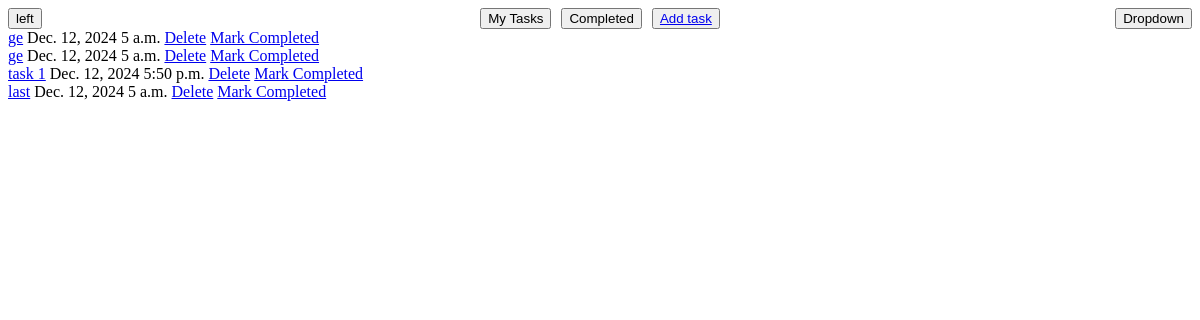
The app's page / (signed in) with its own data.
### Task/models.py (models this page shows)
class Task(models.Model):
    user=models.ForeignKey(User,on_delete=models.CASCADE)
    name=models.CharField(max_length=250)
    deadline=models.DateField(null=True,blank=True)
    time=models.TimeField(null=True,blank=True)
    completed=models.BooleanField(default=False)
    def __str__(self):
        return self.name

### Task/views.py (the view)
# urls.py: path('',views.home,name="home"),
def home(request):
    if request.user.is_authenticated:
        tasks=Task.objects.filter(user=request.user)
    else:
        tasks=None
    return render(request,"ToDo/home.html",{"tasks":tasks})

### templates/ToDo/home.html (shortened to what this page needs)
<html lang="en">
{% load static %}
<head>
    <link rel="stylesheet" href="{% static 'home.css' %}">
</head>
<body>
    <nav>
        <div id="navleft">
            <button>left</button>
        </div>
        <div id="navmid">
            <button id="mytasks" onclick="mytasks()">My Tasks</button>
            <button id="completed" onclick="completedtasks()">Completed</button>
            <button><a href="{% url 'Task:addtask' %}">Add task</a></button>
        </div>
        <div id="navright">
            <div id="dropdown">
                <button id="profile">Dropdown</button>
            </div>
        </div>
    </nav>
    <main id="main">
        <div id="tasks">
            {% if user.is_authenticated%}
                {% for task in tasks%}
                    {% if task.completed == False%} <a href="/update/{{task.id}}">{{task}}</a> {{task.deadline}} {{task.time}} <a href="/delete/{{task.id}}">Delete</a> <a href="/completed/{{task.id}}">Mark Completed</a> <br>
                    {%endif%}
                {%endfor%}
            {%endif%}
        </div>
    </main>
</body>
</html>

### static/home.css (style rules this page uses)
nav { display: grid; grid-template-columns: 20% 60% 20%; }
#navright { display: grid; justify-content: end; }
#navmid { display: grid; grid-template-columns: auto auto auto; justify-content: center; column-gap: 10px; }
#dropdown { position: relative; display: inline-block; }

### records on screen
Task: name "ge", deadline "Dec. 12, 2024", time "5 a.m."
Task: name "ge", deadline "Dec. 12, 2024", time "5 a.m."
Task: name "task 1", deadline "Dec. 12, 2024", time "5:50 p.m."
Task: name "last", deadline "Dec. 12, 2024", time "5 a.m."
